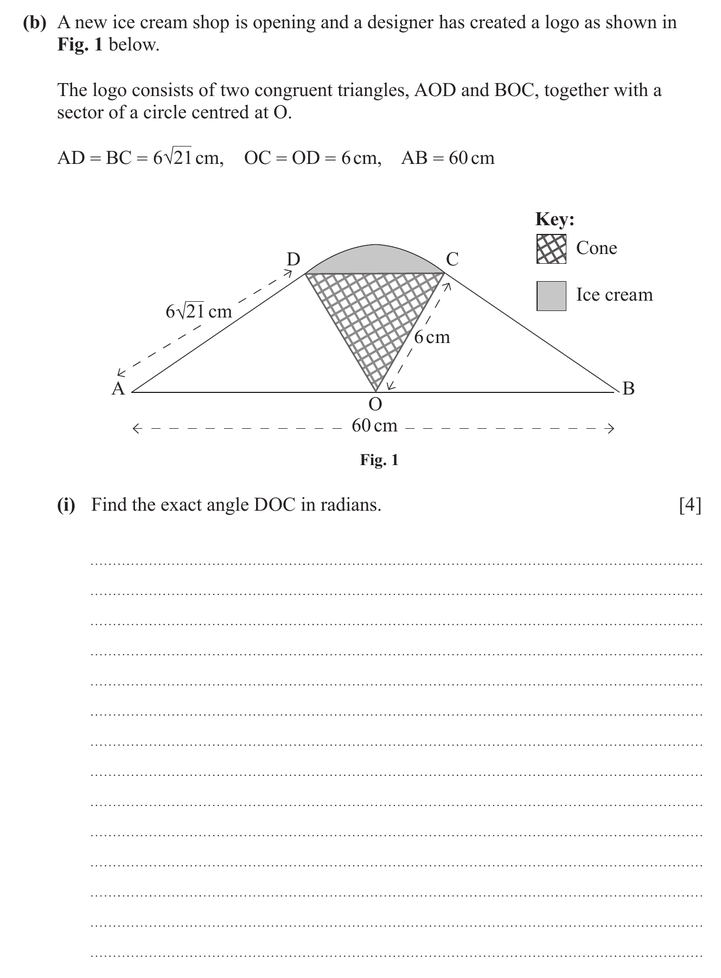
#> input picture images/image1.png, 721 x 978 px, shrunk from 1329 x 1802 before the run
$ python naivebayes.py
#> lines starting #> are read from the running program, lines starting #| are printed output that depends on the picture; after the words box and inside, x2 and y2 are one past the last pixel; in counts of white or black regions, pixels touching at a corner belong together
import cv2
import numpy as np
from sklearn.feature_extraction.text import CountVectorizer
from sklearn.naive_bayes import MultinomialNB
import pytesseract

# Preprocess
def preprocess_image(image_path):
#> called with image_path = './images/image1.png'
    image = cv2.imread(image_path, cv2.IMREAD_GRAYSCALE)
#> image: shape (978, 721); min 0, max 255, mean 249.6
    _, image = cv2.threshold(image, 128, 255, cv2.THRESH_BINARY | cv2.THRESH_OTSU)
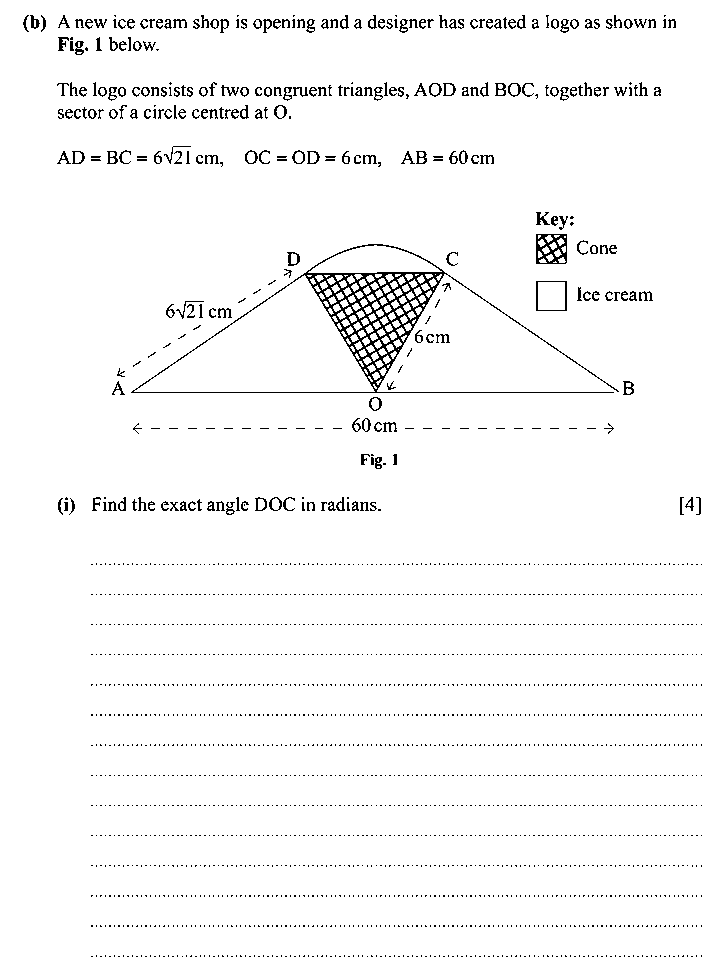
#> image: shape (978, 721); 97% white; black in thin lines or dots
    return image

# Extrac text
def extract_text(image):
    return pytesseract.image_to_string(image)

def text_to_features(texts):
    vectorizer = CountVectorizer()
    features = vectorizer.fit_transform(texts)
    return features, vectorizer

def train_classifier(features, labels):
    classifier = MultinomialNB()
    classifier.fit(features, labels)
    return classifier

def predict_label(classifier, image):
    image = preprocess_image(image)
    text = extract_text(image)
    features = text_to_features([text])
    return classifier.predict(features)


image_paths = ["./images/image1.png", "./images/image2.png", "./images/image3.png"]
labels = ["Physics", "Math", "Physics"]
new_image_path = ["./new_images/crop_47.png"]

images = [preprocess_image(image_path) for image_path in image_paths]
#> call 2 of preprocess_image, with image_path = './images/image2.png'
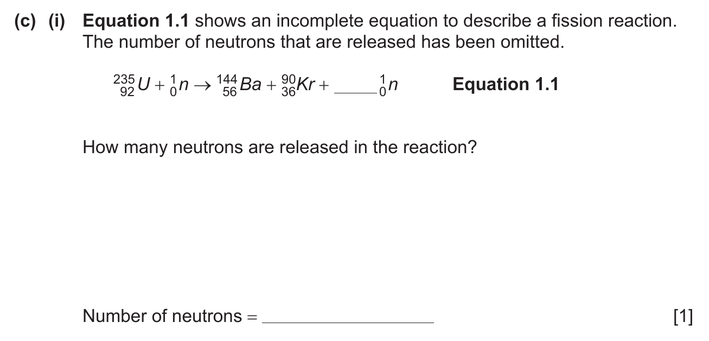
#> input picture images/image2.png, 709 x 341 px, shrunk from 1307 x 628 before the run
#> in preprocess_image (call 2), `_, image = cv2.threshold(image, 128, 255, cv2.THRESH_BINARY | cv2.THRE..`:
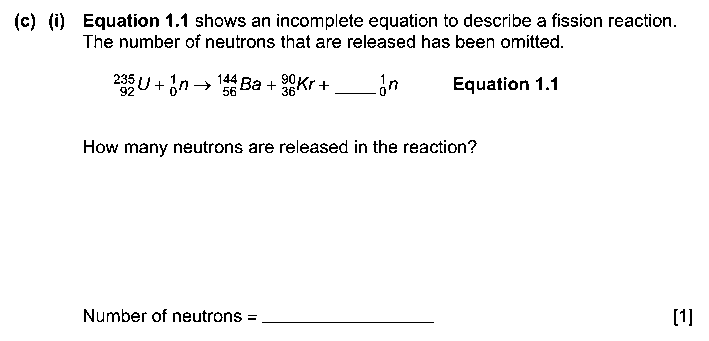
#> image: shape (341, 709); 96.3% white; black in thin lines or dots, all inside (x1, y1, x2, y2) = (15, 13, 692, 326)
#> call 3 of preprocess_image, with image_path = './images/image3.png'
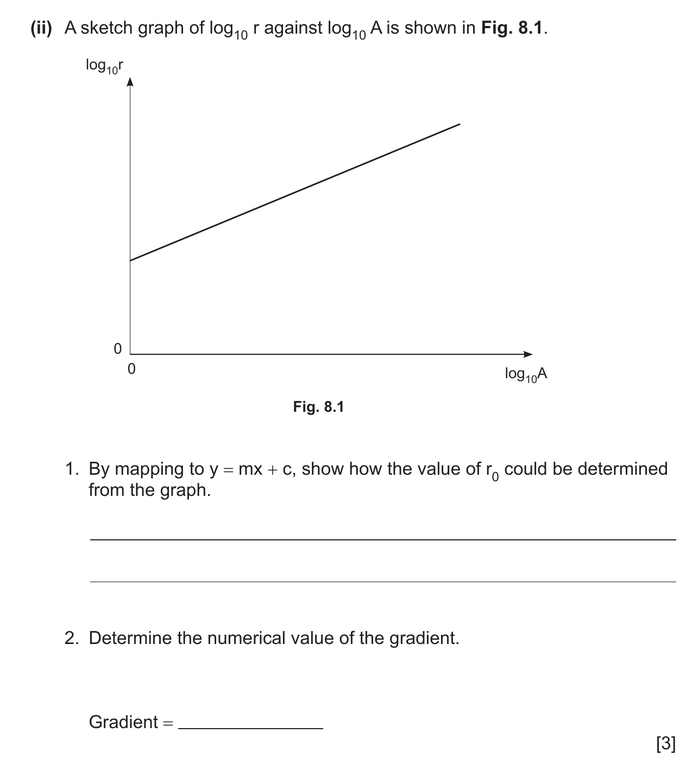
#> input picture images/image3.png, 692 x 765 px, shrunk from 1274 x 1410 before the run
#> in preprocess_image (call 3), `_, image = cv2.threshold(image, 128, 255, cv2.THRESH_BINARY | cv2.THRE..`:
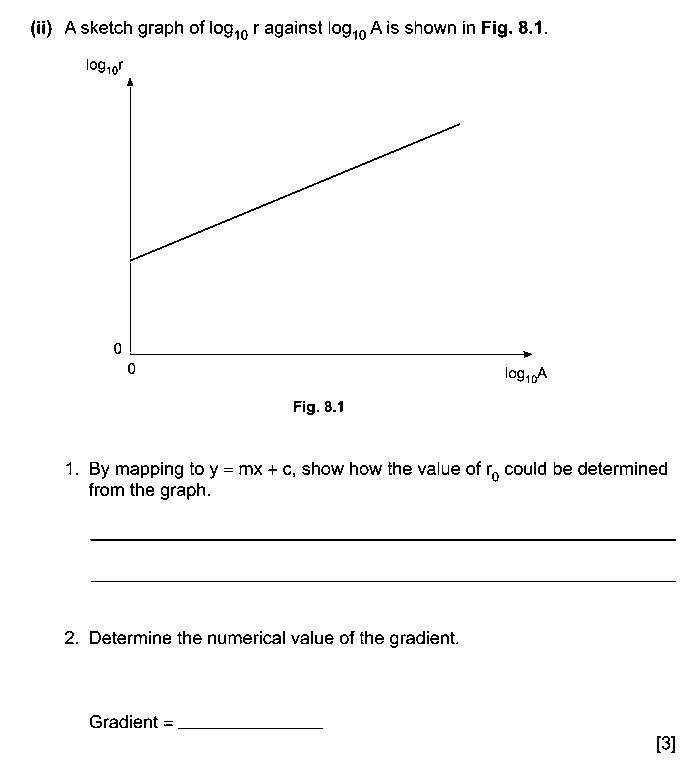
#> image: shape (765, 692); 97.9% white; black in thin lines or dots, all inside (x1, y1, x2, y2) = (31, 20, 676, 753)
#> images = 3 items
#> (the run stopped early here; a loop or call above may not have finished)
